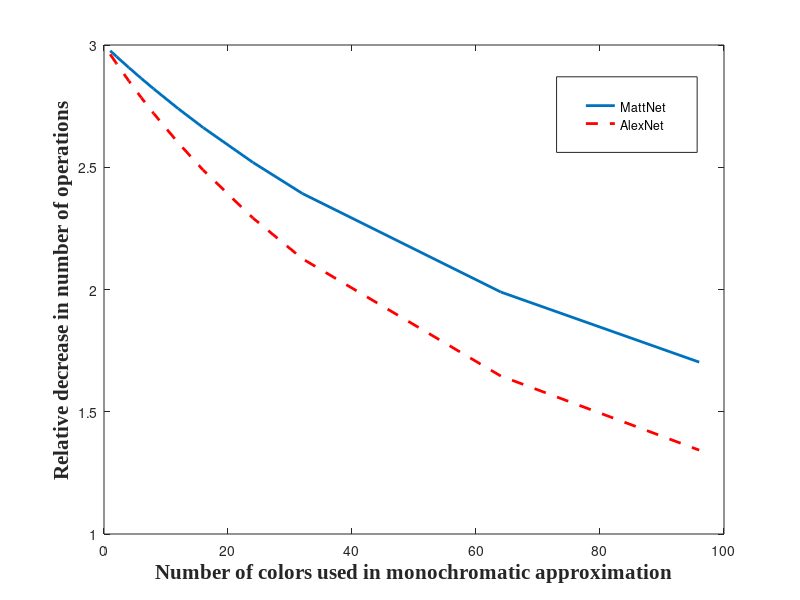

Recreate this plot in MATLAB.
num_colors = [1, 2, 4, 6, 8, 12, 16, 24, 32, 64, 96];

figure1 = figure('Position', [0, 0, 700, 500]);

% Matt
C = 3;
F = 96;
X = 7;
N = 224;
M = 110;

approx_ops = [];
for i = 1:length(num_colors)
   CC = num_colors(i);
   no = CC * C^2 * N * N + X * X * F * M * M;
   approx_ops = [approx_ops, no]; 
end

orig_ops = C * X * X * F * M * M;
plot(num_colors, orig_ops ./ approx_ops, 'linewidth', 2);
hold on;

% Alex
C = 3;
F = 96;
X = 11;
N = 224;
M = 55;

approx_ops = [];
for i = 1:length(num_colors)
   CC = num_colors(i);
   no = CC * C^2 * N * N + X * X * F * M * M;
   approx_ops = [approx_ops, no]; 
end

orig_ops = C * X * X * F * M * M;
plot(num_colors, orig_ops ./ approx_ops, 'r--', 'linewidth', 2);


xlabel('Number of colors used in monochromatic approximation', 'FontSize', 15, 'FontName', 'TimesNewRoman', 'FontWeight', 'bold');
ylabel('Relative decrease in number of operations', 'FontSize', 15, 'FontName', 'TimesNewRoman', 'FontWeight', 'bold');
%title('Relative decrease in number of operations for various monochromatic operations applied to MattNet');
legend1 = legend('MattNet', 'AlexNet');

set(legend1,'Position',[0.695714285714286 0.746 0.175714285714286 0.126]);

saveas(figure1, 'expr_compress/paper/img/monochromatic_numcolors_vs_numops', 'epsc');